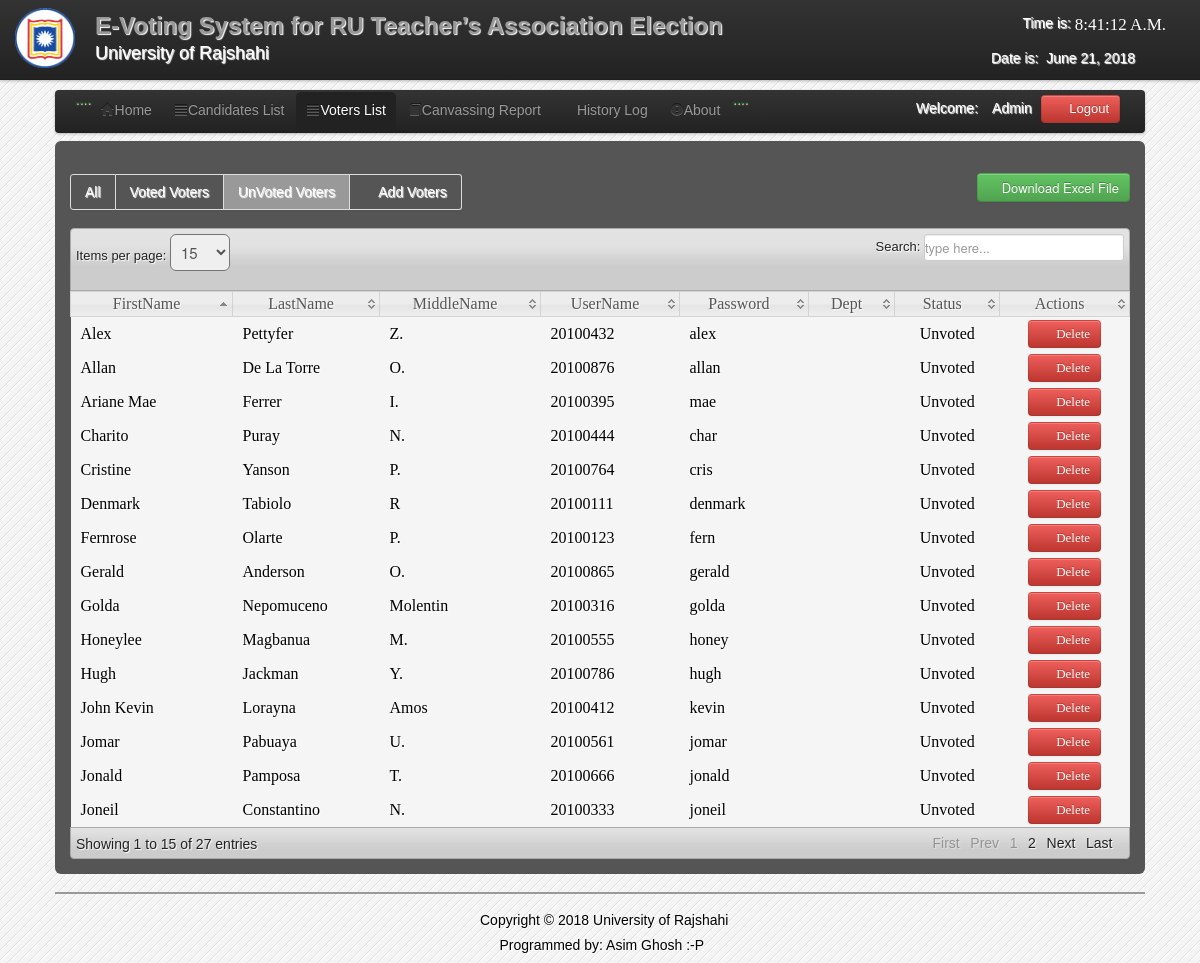
/admin/Unvoted_voters.php (signed in), run on the app's committed database.
### tables this page shows
CREATE TABLE IF NOT EXISTS `users` (
  `User_id` int(11) NOT NULL AUTO_INCREMENT,
  `FirstName` varchar(100) NOT NULL,
  `LastName` varchar(100) NOT NULL,
  `UserName` varchar(100) NOT NULL,
  `Password` varchar(100) NOT NULL,
  `User_Type` varchar(50) NOT NULL,
  PRIMARY KEY (`User_id`)
);

CREATE TABLE IF NOT EXISTS `voters` (
  `VoterID` int(11) NOT NULL AUTO_INCREMENT,
  `FirstName` varchar(150) NOT NULL,
  `LastName` varchar(150) NOT NULL,
  `MiddleName` varchar(100) NOT NULL,
  `Username` varchar(100) NOT NULL,
  `Password` varchar(100) NOT NULL,
  `Year` varchar(100) NOT NULL,
  `Status` varchar(20) NOT NULL,
  PRIMARY KEY (`VoterID`)
);

### admin/session.php (called while the page is built, shortened)
		<?php
	$id_session=$_SESSION['id'];
?>

### admin/Unvoted_voters.php (the view, shortened to what this page needs)
<?php
	$link=mysqli_connect("localhost","root","");
	mysqli_select_db($link,"online_voting");
	include('header.php');
	include('session.php');
?>
</head>
<body>
<?php include('nav_top.php'); ?>
<div class="wrapper">
<div class="home_body">
<div class="navbar">
	<div class="navbar-inner">
	<div class="container">
	<ul class="nav nav-pills">
	  <li>....</li>
	  <li><a href="home.php"><i class="icon-home icon-large"></i>Home</a></li>
	  <li><a  href="candidate_list.php"><i class="icon-align-justify icon-large"></i>Candidates List</a></li>
	  <li class="active"><a  href="voter_list.php"><i class="icon-align-justify icon-large"></i>Voters List</a></li>
		 <li><a  href="canvassing_report.php"><i class="icon-book icon-large"></i>Canvassing Report</a></li>
		    <li><a  href="History.php"><i class="icon-table icon-large"></i>History Log</a>
		   <li><a data-toggle="modal" href="#about"><i class="icon-exclamation-sign icon-large"></i>About</a></li>
		   <li>....</li>
	 </ul>
	<form class="navbar-form pull-right">
		<?php $result=mysqli_query($link,"select * from users where User_id='$id_session'");
	$row=mysqli_fetch_array($result);
	?>
	<font color="white">Welcome:<i class="icon-user-md"></i><?php echo $row['User_Type']; ?></font>
	<a class="btn btn-danger" id="logout" data-toggle="modal" href="#myModal"><i class="icon-off"></i>&nbsp;Logout</a>
	</form>
	</div>
	</div>
	</div>
	<div id="element" class="hero-body">
		    <div class="pagination">
    <ul>
    <li><a href="voter_list.php"><font color="white">All</font></a></li>
    <li  class=""><a href="Voted_voters.php"><font color="white">Voted Voters</font></a></li>
    <li  class="active"><a href="Unvoted_voters.php"><font color="white">UnVoted Voters</font></a></li>
    <li  class=""><a href="new_voter.php"><font color="white"><i class="icon-plus icon-large"></i>Add Voters</font></a></li>
    </ul>
    </div>
			<div class="excel_button">
			<form method="POST" action="excel_unvoted_voter.php">
	<button id="excel" class="btn btn-success" name="save"><i class="icon-download icon-large"></i>Download Excel File</button>
	</form>
	</div>
	<table class="users-table">
<div class="demo_jui">
		<table cellpadding="0" cellspacing="0" border="0" class="display" id="log" class="jtable">
			<thead>
				<tr>
				<th>FirstName</th>
				<th>LastName</th>
				<th>MiddleName</th>
				<th>UserName</th>
				<th>Password</th>
				<th>Dept</th>
				<th>Status</th>
				<th>Actions</th>
				</tr>
			</thead>
			<tbody>
<?php $voter_query=mysqli_query($link,"select  * from voters where status='UnVoted'");
		while($voter_rows=mysqli_fetch_array($voter_query)){ $id=$voter_rows['VoterID'];?>
<tr class="del<?php echo $id ?>">
	<td><?php echo $voter_rows['FirstName']; ?></td>
	<td><?php echo $voter_rows['LastName']; ?></td>
	<td><?php echo $voter_rows['MiddleName']; ?></td>
	<td><?php echo $voter_rows['Username']; ?></td>
	<td><?php echo $voter_rows['Password']; ?></td>
	<td align="center"><?php echo $voter_rows['Dept']; ?></td>
	<td align="center"><?php echo $voter_rows['Status']; ?></td>
	<td align="center"><a class="btn btn-danger1"  id="<?php echo $id; ?>">  <i class="icon-trash icon-large"></i>&nbsp;Delete</a>
	</tr>
<?php } ?>
			</tbody>
		</table>
	</div>
	<?php include('footer.php')?>
</div>
</div>
</body>
</html>

### admin/header.php (shortened to what this page needs)
<html>
<head>
<link href="css/notify/jquery_notification.css" type="text/css" rel="stylesheet" media="screen, projection"/>
<link href="js/qtip/jquery.qtip.min.css" rel="stylesheet" type="text/css" media="screen, projection">
 <link rel="stylesheet" media="screen" type="text/css" href="css/spacegallery.css" />
    <link rel="stylesheet" media="screen" type="text/css" href="css/custom.css" />
	 <link rel="stylesheet" type="text/css" href="css/bootstrap.css" media="screen, projection" />
	 <link rel="stylesheet" type="text/css" href="css/bootstrap-responsive.css" media="screen, projection" />
	 <link rel="stylesheet" href="css/font-awesome.css">
<link rel="stylesheet" type="text/css" href="css/Home.css" media="screen, projection" />

### admin/nav_top.php
<div class="navbar navbar-fixed-top">
<div class="navbar-inner">
<div class="container">
	<a class="brand">
	<img src="images/logo.png" width="60" height="60">
	</a>
<a class="brand">
 <h2>E-Voting System for RU Teacher’s Association Election</h2>
 <div class="chmsc_nav"><font size="4" color="white">University of Rajshahi</font></div>
	</a>
<?php include('head.php'); ?>
</div>
</div>
</div>

### admin/head.php (shortened to what this page needs)
<div class="top_date">
	<font color="white">Date is:&nbsp;
		</font>
	</div>
    <div class="hero-unit-clock">
		<form name="clock">
	<font color="white">Time is:</font>&nbsp;<input type="submit" class="trans" name="face" value="">
		</form>
		  </div>

### admin/footer.php
 <hr>
    <footer>
      <div class="foot_center1"><p>Copyright &copy; 2018 University of Rajshahi</p>
<p>&nbsp;&nbsp;&nbsp;&nbsp;&nbspProgrammed by: Asim Ghosh :-P</p>
</div>
    </footer>

### admin/css/datatable/demo_table_jui.css (style rules this page uses)
table.display thead th { cursor: pointer; padding: 3px 0 3px 10px; }
table.display { border-collapse: collapse; clear: both; margin: 0 auto; width: 100%; }
table.display td { padding: 3px 10px; }
tr.odd { background-color: #f5f5f5; }
tr.even { background-color: #f5f5f5; }
tr.odd td.sorting_1 { background-color: f5f5f5; }
tr.even td.sorting_1 { background-color: f5f5f5; }

### admin/css/Home.css (style rules this page uses)
* { margin:0; padding:0; }
body { font-family:"Trebuchet MS", "Myriad Pro", Arial, sans-serif; font-size:14px; background-color: #fff; background:#f4f4f4 url(../images/bg.gif) repeat top left; text-shadow:1px 1px 1px #fff; background-position: 0 0px; }
.wrapper { width:1090px; margin:10px auto; }
.trans { background:transparent; color:white; border:none; font-size:17px; font-family:century Gothic; }

### data on the page
users: User_Type "Admin"
voters: FirstName "Golda", LastName "Nepomuceno", MiddleName "Molentin", Username "20100316", Password "golda", Status "Unvoted"
voters: FirstName "John Kevin", LastName "Lorayna", MiddleName "Amos", Username "20100412", Password "kevin", Status "Unvoted"
voters: FirstName "Denmark", LastName "Tabiolo", MiddleName "R", Username "20100111", Password "denmark", Status "Unvoted"
voters: FirstName "Joneil", LastName "Constantino", MiddleName "N.", Username "20100333", Password "joneil", Status "Unvoted"
voters: FirstName "Charito", LastName "Puray", MiddleName "N.", Username "20100444", Password "char", Status "Unvoted"
voters: FirstName "Honeylee", LastName "Magbanua", MiddleName "M.", Username "20100555", Password "honey", Status "Unvoted"
voters: FirstName "Jonald", LastName "Pamposa", MiddleName "T.", Username "20100666", Password "jonald", Status "Unvoted"
voters: FirstName "Fernrose", LastName "Olarte", MiddleName "P.", Username "20100123", Password "fern", Status "Unvoted"
voters: FirstName "Ariane Mae", LastName "Ferrer", MiddleName "I.", Username "20100395", Password "mae", Status "Unvoted"
voters: FirstName "Allan", LastName "De La Torre", MiddleName "O.", Username "20100876", Password "allan", Status "Unvoted"
voters: FirstName "Hugh", LastName "Jackman", MiddleName "Y.", Username "20100786", Password "hugh", Status "Unvoted"
voters: FirstName "Gerald", LastName "Anderson", MiddleName "O.", Username "20100865", Password "gerald", Status "Unvoted"
voters: FirstName "Alex", LastName "Pettyfer", MiddleName "Z.", Username "20100432", Password "alex", Status "Unvoted"
voters: FirstName "Cristine", LastName "Yanson", MiddleName "P.", Username "20100764", Password "cris", Status "Unvoted"
voters: FirstName "Jomar", LastName "Pabuaya", MiddleName "U.", Username "20100561", Password "jomar", Status "Unvoted"
